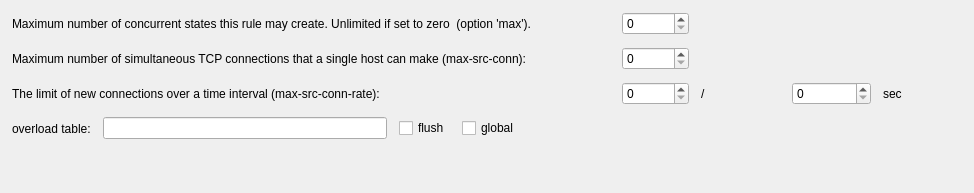
         <widget class="QWidget" name="tab13">
          <attribute name="title">
           <string>Limits</string>
          </attribute>
          <layout class="QGridLayout">
           <property name="leftMargin">
            <number>12</number>
           </property>
           <property name="topMargin">
            <number>12</number>
           </property>
           <property name="rightMargin">
            <number>12</number>
           </property>
           <property name="bottomMargin">
            <number>12</number>
           </property>
           <property name="spacing">
            <number>12</number>
           </property>
           <item row="0" column="0" colspan="5">
            <widget class="QLabel" name="textLabel1_2">
             <property name="minimumSize">
              <size>
               <width>300</width>
               <height>0</height>
              </size>
             </property>
             <property name="text">
              <string>Maximum number of concurrent states this rule may create. Unlimited if set to zero  (option 'max').</string>
             </property>
             <property name="alignment">
              <set>Qt::AlignmentFlag::AlignVCenter</set>
             </property>
             <property name="wordWrap">
              <bool>false</bool>
             </property>
            </widget>
           </item>
           <item row="0" column="5">
            <widget class="QSpinBox" name="pf_rule_max_state">
             <property name="toolTip">
              <string>When this limit is reached, further packets matching the rule that would create state are dropped, until existing states time out.</string>
             </property>
             <property name="maximum">
              <number>1000000</number>
             </property>
            </widget>
           </item>
           <item row="0" column="7" colspan="2">
            <spacer>
             <property name="orientation">
              <enum>Qt::Orientation::Horizontal</enum>
             </property>
             <property name="sizeType">
              <enum>QSizePolicy::Policy::Expanding</enum>
             </property>
             <property name="sizeHint" stdset="0">
              <size>
               <width>101</width>
               <height>23</height>
              </size>
             </property>
            </spacer>
           </item>
           <item row="1" column="0" colspan="5">
            <widget class="QLabel" name="textLabel3_5">
             <property name="text">
              <string>Maximum number of simultaneous TCP connections that a single host can make (max-src-conn):</string>
             </property>
             <property name="alignment">
              <set>Qt::AlignmentFlag::AlignVCenter</set>
             </property>
             <property name="wordWrap">
              <bool>false</bool>
             </property>
            </widget>
           </item>
           <item row="1" column="5">
            <widget class="QSpinBox" name="pf_max_src_conn">
             <property name="sizePolicy">
              <sizepolicy hsizetype="Fixed" vsizetype="Fixed">
               <horstretch>0</horstretch>
               <verstretch>0</verstretch>
              </sizepolicy>
             </property>
             <property name="maximum">
              <number>1000000</number>
             </property>
            </widget>
           </item>
           <item row="1" column="7" colspan="2">
            <spacer>
             <property name="orientation">
              <enum>Qt::Orientation::Horizontal</enum>
             </property>
             <property name="sizeType">
              <enum>QSizePolicy::Policy::Expanding</enum>
             </property>
             <property name="sizeHint" stdset="0">
              <size>
               <width>101</width>
               <height>23</height>
              </size>
             </property>
            </spacer>
           </item>
           <item row="2" column="0" colspan="5">
            <widget class="QLabel" name="textLabel4_2">
             <property name="text">
              <string>The limit of new connections over a time interval (max-src-conn-rate):</string>
             </property>
             <property name="alignment">
              <set>Qt::AlignmentFlag::AlignVCenter</set>
             </property>
             <property name="wordWrap">
              <bool>false</bool>
             </property>
            </widget>
           </item>
           <item row="2" column="5">
            <widget class="QSpinBox" name="pf_max_src_conn_rate_num">
             <property name="sizePolicy">
              <sizepolicy hsizetype="Fixed" vsizetype="Fixed">
               <horstretch>0</horstretch>
               <verstretch>0</verstretch>
              </sizepolicy>
             </property>
             <property name="maximumSize">
              <size>
               <width>80</width>
               <height>32767</height>
              </size>
             </property>
             <property name="maximum">
              <number>1000000</number>
             </property>
            </widget>
           </item>
           <item row="2" column="6">
            <widget class="QLabel" name="textLabel5_4">
             <property name="text">
              <string>/</string>
             </property>
             <property name="wordWrap">
              <bool>false</bool>
             </property>
            </widget>
           </item>
           <item row="2" column="7">
            <widget class="QSpinBox" name="pf_max_src_conn_rate_seconds">
             <property name="sizePolicy">
              <sizepolicy hsizetype="Fixed" vsizetype="Fixed">
               <horstretch>0</horstretch>
               <verstretch>0</verstretch>
              </sizepolicy>
             </property>
             <property name="maximumSize">
              <size>
               <width>80</width>
               <height>32767</height>
              </size>
             </property>
             <property name="maximum">
              <number>1000000</number>
             </property>
            </widget>
           </item>
           <item row="2" column="8">
            <widget class="QLabel" name="textLabel6_3">
             <property name="text">
              <string>sec</string>
             </property>
             <property name="wordWrap">
              <bool>false</bool>
             </property>
            </widget>
           </item>
           <item row="3" column="0">
            <widget class="QLabel" name="textLabel1_5">
             <property name="sizePolicy">
              <sizepolicy hsizetype="Minimum" vsizetype="Preferred">
               <horstretch>0</horstretch>
               <verstretch>0</verstretch>
              </sizepolicy>
             </property>
             <property name="text">
              <string>overload table:</string>
             </property>
             <property name="wordWrap">
              <bool>false</bool>
             </property>
            </widget>
           </item>
           <item row="3" column="1">
            <widget class="QLineEdit" name="pf_overload_table">
             <property name="minimumSize">
              <size>
               <width>100</width>
               <height>0</height>
              </size>
             </property>
            </widget>
           </item>
           <item row="3" column="2">
            <widget class="QCheckBox" name="pf_flush">
             <property name="text">
              <string>flush</string>
             </property>
            </widget>
           </item>
           <item row="3" column="3">
            <widget class="QCheckBox" name="pf_global">
             <property name="text">
              <string>global</string>
             </property>
            </widget>
           </item>
           <item row="3" column="4" colspan="5">
            <spacer>
             <property name="orientation">
              <enum>Qt::Orientation::Horizontal</enum>
             </property>
             <property name="sizeType">
              <enum>QSizePolicy::Policy::Expanding</enum>
             </property>
             <property name="sizeHint" stdset="0">
              <size>
               <width>431</width>
               <height>23</height>
              </size>
             </property>
            </spacer>
           </item>
           <item row="4" column="1">
            <spacer>
             <property name="orientation">
              <enum>Qt::Orientation::Vertical</enum>
             </property>
             <property name="sizeType">
              <enum>QSizePolicy::Policy::Expanding</enum>
             </property>
             <property name="sizeHint" stdset="0">
              <size>
               <width>22</width>
               <height>41</height>
              </size>
             </property>
            </spacer>
           </item>
          </layout>
         </widget>
